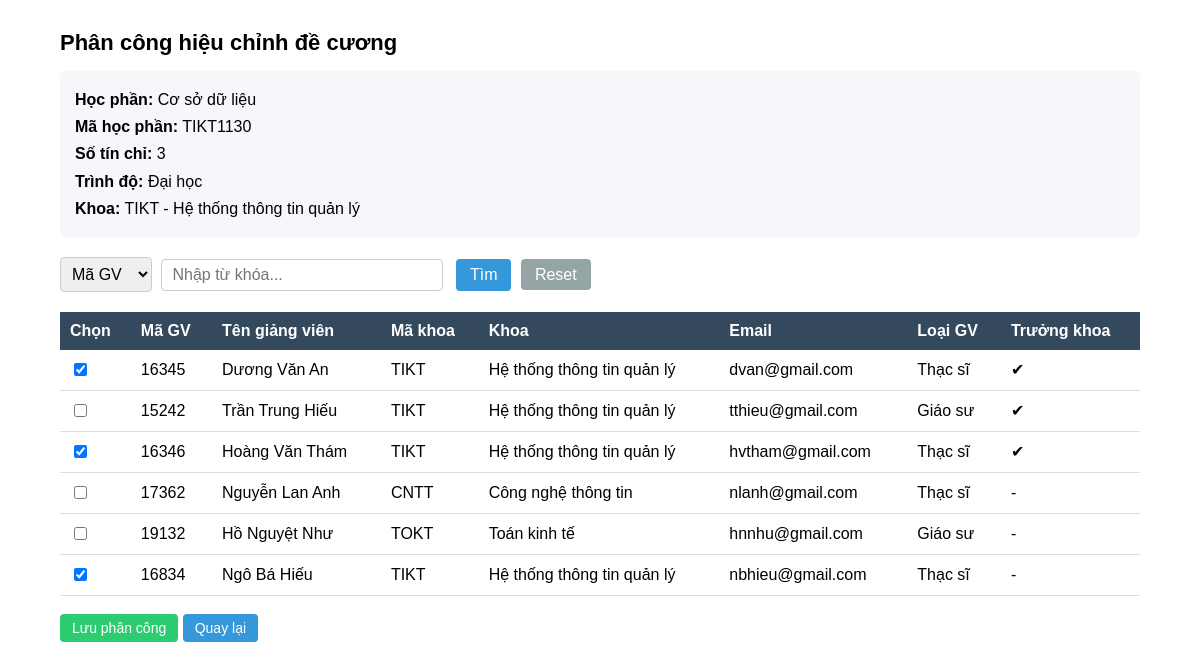
The page /adminKhoa_hocphan_authorize/TIKT1130 on the database its author committed.
### tables this page shows
CREATE TABLE "HocPhan" (
	"MaHP"	CHAR(10) NOT NULL,
	"TenHP"	NVARCHAR(100) NOT NULL,
	"SoTC"	INTEGER,
	"TrinhDo"	NVARCHAR(20),
	"MaDV"	CHAR(4),
	PRIMARY KEY("MaHP"),
	FOREIGN KEY("MaDV") REFERENCES "DonVi"("MaDV")
);

CREATE TABLE "DonVi" (
	"MaDV"	CHAR(4),
	"TenDV"	NVARCHAR(100) NOT NULL,
	PRIMARY KEY("MaDV")
);

CREATE TABLE "CanBo" (
	"MaQL"	CHAR(5) NOT NULL,
	"SoHieu"	CHAR(20),
	"TenGV"	NVARCHAR(100) NOT NULL,
	"MaDV"	CHAR(4),
	"LoaiGV"	NVARCHAR(20),
	"Email"	NVARCHAR(100),
	"LaTruongKhoa"	INTEGER DEFAULT 0,
	PRIMARY KEY("MaQL"),
	FOREIGN KEY("MaDV") REFERENCES "DonVi"("MaDV")
);

### adminKhoa.py (the view)
@app.route("/adminKhoa_hocphan_authorize/<MaHP>")
def adminKhoa_hocphan_authorize(MaHP):
    keyword = request.args.get("keyword")
    type_search = request.args.get("type")
    conn = get_db()
    cursor = conn.cursor()
    cursor.execute("""
        SELECT HocPhan.*, DonVi.TenDV
        FROM HocPhan
        LEFT JOIN DonVi ON HocPhan.MaDV = DonVi.MaDV
        WHERE HocPhan.MaHP=?
    """,(MaHP,))
    hocphan = cursor.fetchone()
    query = """
    SELECT CanBo.MaQL,
           CanBo.TenGV,
           CanBo.MaDV,
           CanBo.Email,
           CanBo.LoaiGV,
           CanBo.LaTruongKhoa,
           DonVi.TenDV
    FROM CanBo
    LEFT JOIN DonVi ON CanBo.MaDV = DonVi.MaDV
    WHERE 1=1
    """
    params = []
    if keyword and type_search:
        if type_search == "TenDV":
            query += " AND DonVi.TenDV LIKE ?"
        else:
            query += f" AND CanBo.{type_search} LIKE ?"
        params.append("%" + keyword + "%")
    cursor.execute(query, params)
    dsCanBo = cursor.fetchall()
    cursor.execute("""
        SELECT MaGV
        FROM PhanCongHC
        WHERE MaHP=?
    """,(MaHP,))
    dsDaChon = [x["MaGV"] for x in cursor.fetchall()]
    conn.close()
    return render_template(
        "adminKhoa_hocphan_authorize.html",
        hocphan=hocphan,
        dsCanBo=dsCanBo,
        dsDaChon=dsDaChon,
        keyword=keyword,
        type_search=type_search
    )

### main.py (called while the page is built)
def get_db():
    conn = sqlite3.connect(DB)
    conn.row_factory = sqlite3.Row
    return conn

@app.before_request
def update_truong_khoa():
    if 'current_user' in session:
        user = session['current_user']
        if user["MaGV"] is not None:
            obj_CanBo = get_obj_CanBo(user["MaGV"])
            session['current_user']["LaTruongKhoa"] = obj_CanBo[6]
        else:
            session['current_user']["LaTruongKhoa"] = 0
        session.modified = True

### templates/adminKhoa_hocphan_authorize.html (shortened to what this page needs)
{% extends "base.html" %} {% block content %}
<div class="dashboard-container">
  <div class="dashboard-title">Phân công hiệu chỉnh đề cương</div>
  <div class="hocphan-info">
    <b>Học phần:</b> {{ hocphan.TenHP }} <br />
    <b>Mã học phần:</b> {{ hocphan.MaHP }} <br />
    <b>Số tín chỉ:</b> {{ hocphan.SoTC }} <br />
    <b>Trình độ:</b> {{ hocphan.TrinhDo }} <br />
    <b>Khoa:</b> {{ hocphan.MaDV }} - {{ hocphan.TenDV }}
  </div>
  <form
    method="GET"
    action="/adminKhoa_hocphan_authorize/{{ hocphan.MaHP }}"
    class="search-box"
  >
    <select name="type" class="search-select">
      <option value="MaQL" {% if type_search =="MaQL" %}selected{% endif %}>Mã GV</option>
    </select>
    <input
      type="text"
      name="keyword"
      placeholder="Nhập từ khóa..."
      class="search-input"
      value="{{ keyword or '' }}"
    />
    <button type="submit" class="btn-search">Tìm</button>
    <a href="/adminKhoa_hocphan_authorize/{{ hocphan.MaHP }}" class="btn-reset">
      Reset
    </a>
  </form>
  <form method="POST" action="/adminKhoa_hocphan_authorize_save">
    <table class="dashboard-table">
      <thead>
        <tr>
          <th>Chọn</th>
          <th>Mã GV</th>
          <th>Tên giảng viên</th>
          <th>Mã khoa</th>
          <th>Khoa</th>
          <th>Email</th>
          <th>Loại GV</th>
          <th>Trưởng khoa</th>
        </tr>
      </thead>
      <tbody>
        {% for gv in dsCanBo %}
        <tr>
          <td>
            <input
              type="checkbox"
              name="MaGV[]"
              value="{{ gv.MaQL }}"
              {%
              if
              gv.MaQL
              in
              dsDaChon
              %}checked{%
              endif
              %}
            />
          </td>
          <td>{{ gv.MaQL }}</td>
          <td>{{ gv.TenGV }}</td>
          <td>{{ gv.MaDV }}</td>
          <td>{{ gv.TenDV }}</td>
          <td>{{ gv.Email }}</td>
          <td>{{ gv.LoaiGV }}</td>
          <td>{% if gv.LaTruongKhoa == 1 %} ✔ {% else %} - {% endif %}</td>
        </tr>
        {% endfor %}
      </tbody>
    </table>
    <br />
    <button type="submit" class="btn-action btn-save">Lưu phân công</button>
    <a class="btn-action btn-edit" href="/adminKhoa_hocphan_dashboard">
      Quay lại
    </a>
  </form>
</div>
{% endblock %}

### templates/base.html (shortened to what this page needs)
<!DOCTYPE html>
<html>
<head>
    <link rel="stylesheet" href="{{ url_for('static', filename='styles_topmenu.css') }}">
    <link rel="stylesheet" href="{{ url_for('static', filename='styles_admin.css') }}">
    <link rel="stylesheet" href="{{ url_for('static', filename='styles_khoa.css') }}">
    <link rel="stylesheet" href="{{ url_for('static', filename='styles_gv.css') }}">
</head>
<body>
    {% block content %}
    {% endblock %}
</body>
</html>

### static/styles_topmenu.css (style rules this page uses)
body { margin:0; font-family:Arial; }

### static/styles_admin.css (style rules this page uses)
.btn-save { padding: 6px 14px; background: #3498db; color: white; border: none; border-radius: 4px; cursor: pointer; }
.search-box { margin-bottom: 20px; }
.search-box input { padding: 6px 10px; border: 1px solid #ccc; border-radius: 4px; width: 260px; margin-right: 8px; }

### static/styles_khoa.css (style rules this page uses)
.dashboard-container { width: 90%; margin: auto; margin-top: 30px; }
.dashboard-title { font-size: 22px; font-weight: bold; margin-bottom: 15px; }
.dashboard-table { width: 100%; border-collapse: collapse; background: white; }
.dashboard-table th { background: #34495e; color: white; padding: 10px; text-align: left; }
.dashboard-table td { padding: 10px; border-bottom: 1px solid #ddd; }
.btn-action { padding: 6px 12px; border-radius: 4px; text-decoration: none; color: white; font-size: 14px; }
.btn-edit { background: #3498db; }
.btn-save { background: #2ecc71; }
.hocphan-info { background: #f5f7fa; padding: 15px; border-radius: 6px; margin-bottom: 20px; line-height: 1.7; }
.search-box { margin-bottom: 20px; }
.search-select { font-size: 16px; padding: 7px; border: 1px solid #ccc; border-radius: 4px; margin-right: 5px; }
.search-input { font-size: 16px; padding: 7px; border: 1px solid #ccc; border-radius: 4px; width: 220px; margin-right: 5px; }
.btn-search { font-size: 16px; padding: 7px 14px; background: #3498db; color: white; border: none; border-radius: 4px; cursor: pointer; }
.btn-reset { font-size: 16px; padding: 7px 14px; background: #95a5a6; color: white; text-decoration: none; border-radius: 4px; margin-left: 5px; }

### rows shown on the page
HocPhan: TenHP "Cơ sở dữ liệu", MaHP "TIKT1130", SoTC "3", TrinhDo "Đại học", MaDV "TIKT"
DonVi: TenDV "Hệ thống thông tin quản lý"
CanBo: MaQL "☑", MaQL "16345", TenGV "Dương Văn An", MaDV "TIKT", TenDV "Hệ thống thông tin quản lý", Email "dvan@gmail.com", LoaiGV "Thạc sĩ"
CanBo: MaQL "15242", TenGV "Trần Trung Hiếu", MaDV "TIKT", TenDV "Hệ thống thông tin quản lý", Email "tthieu@gmail.com", LoaiGV "Giáo sư"
CanBo: MaQL "☑", MaQL "16346", TenGV "Hoàng Văn Thám", MaDV "TIKT", TenDV "Hệ thống thông tin quản lý", Email "hvtham@gmail.com", LoaiGV "Thạc sĩ"
CanBo: MaQL "17362", TenGV "Nguyễn Lan Anh", MaDV "CNTT", TenDV "Công nghệ thông tin", Email "nlanh@gmail.com", LoaiGV "Thạc sĩ"
CanBo: MaQL "19132", TenGV "Hồ Nguyệt Như", MaDV "TOKT", TenDV "Toán kinh tế", Email "hnnhu@gmail.com", LoaiGV "Giáo sư"
CanBo: MaQL "☑", MaQL "16834", TenGV "Ngô Bá Hiếu", MaDV "TIKT", TenDV "Hệ thống thông tin quản lý", Email "nbhieu@gmail.com", LoaiGV "Thạc sĩ"
